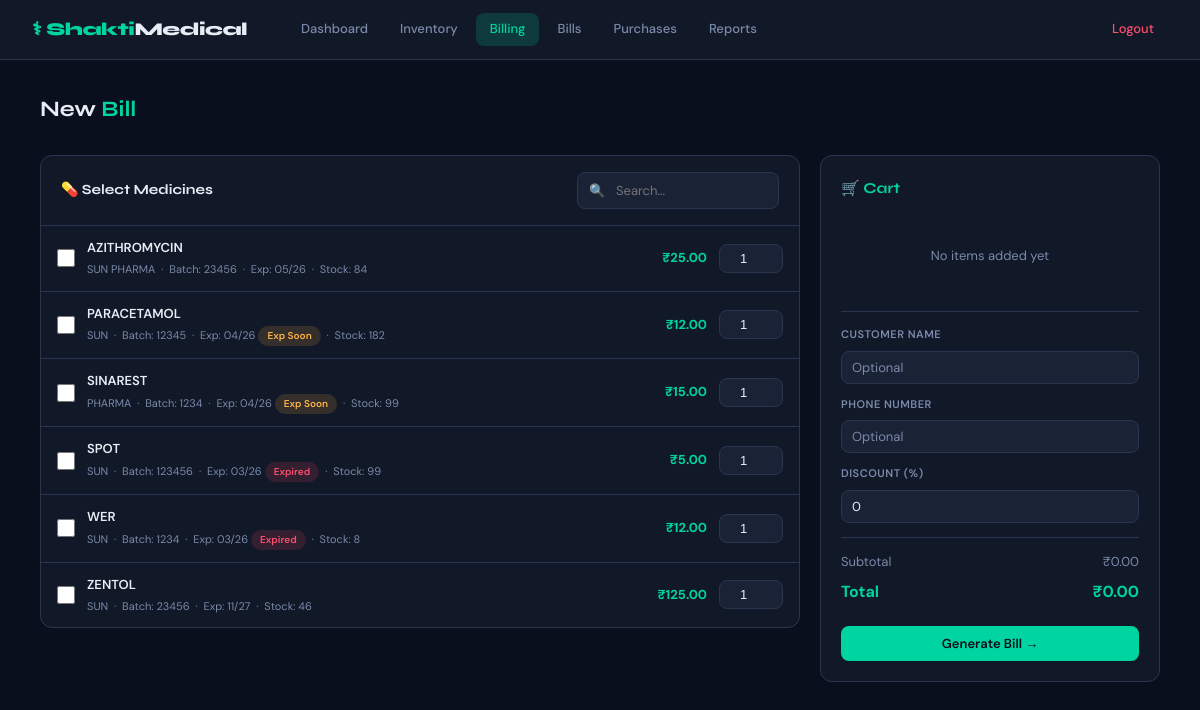
Page /billing (signed in) on the earlier database version.
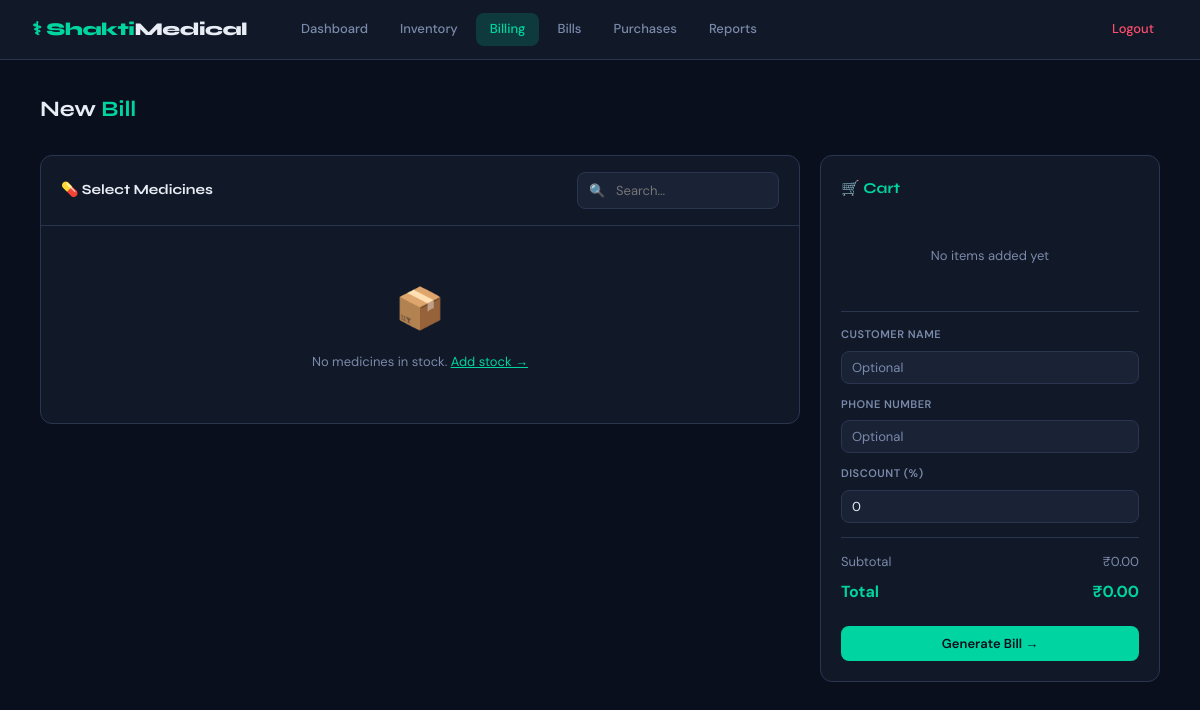
Same page on the later database version.
### app/models.py (models this page shows, shortened)
class Medicine(db.Model):
    id = db.Column(db.Integer, primary_key=True)
    name = db.Column(db.String(200), nullable=False, unique=True)
    company = db.Column(db.String(200))
    price = db.Column(db.Float, nullable=False)           # default selling price
    total_quantity = db.Column(db.Integer, default=0)     # sum of all batch quantities
    batches = db.relationship("MedicineBatch", backref="medicine", lazy=True,
                              cascade="all, delete-orphan")

class MedicineBatch(db.Model):
    id = db.Column(db.Integer, primary_key=True)
    medicine_id = db.Column(db.Integer, db.ForeignKey('medicine.id'), nullable=False)
    batch_number = db.Column(db.String(100), nullable=False)
    expiry_date = db.Column(db.Date, nullable=False)
    quantity = db.Column(db.Integer, default=0)
    purchase_price = db.Column(db.Float, default=0)       # cost price of this batch
    supplier = db.Column(db.String(200))
    created_at = db.Column(db.DateTime, default=datetime.utcnow)

### app/routes.py (the view, shortened to what this page needs)
@main.route("/billing", methods=["GET", "POST"])
@login_required
def billing():
    today = date.today()
    medicines = (Medicine.query
                 .filter(Medicine.total_quantity > 0)
                 .order_by(Medicine.name)
                 .all())
    return render_template("billing.html", medicines=medicines, today=today)

### app/__init__.py (called while the page is built)
def create_app():
    app = Flask(__name__)
    app.config.from_object(Config)
    db.init_app(app)
    login_manager.init_app(app)
    login_manager.login_view = "main.login"
    from app.models import User
    @login_manager.user_loader
    def load_user(user_id):
        return User.query.get(int(user_id))
    from app.routes import main
    app.register_blueprint(main)
    with app.app_context():
        db.create_all()
    return app

### app/templates/billing.html (shortened to what this page needs)
{% extends "layout.html" %}
{% block content %}
<div class="page-header">
  <h1 class="page-title">New <span>Bill</span></h1>
</div>
<form method="POST" id="billingForm">
<div class="billing-layout">
  <div class="cart-panel" style="order:2;">
    <h3>🛒 Cart</h3>
    <div id="cartItems">
      <div class="cart-empty" id="cartEmpty">No items added yet</div>
    </div>
    <hr class="cart-divider">
    <div class="form-group" style="margin-bottom:12px;">
      <label style="font-size:11px;">Customer Name</label>
      <input class="form-control" type="text" name="customer_name" placeholder="Optional" style="padding:7px 10px;">
    </div>
    <div class="form-group" style="margin-bottom:12px;">
      <label style="font-size:11px;">Phone Number</label>
      <input class="form-control" type="text" name="customer_phone" placeholder="Optional" style="padding:7px 10px;">
    </div>
    <div class="form-group" style="margin-bottom:14px;">
      <label style="font-size:11px;">Discount (%)</label>
      <input class="form-control" type="number" name="discount" id="discountInput" min="0" max="100" value="0"
             onchange="updateTotals()" style="padding:7px 10px;">
    </div>
    <hr class="cart-divider">
    <div class="cart-total-row">
      <span>Subtotal</span>
      <span id="subtotalDisplay">₹0.00</span>
    </div>
    <div class="cart-total-row grand">
      <span>Total</span>
      <span id="totalDisplay">₹0.00</span>
    </div>
    <button type="submit" class="btn btn-primary btn-full" style="margin-top:16px;" id="generateBtn" disabled>
      Generate Bill →
    </button>
  </div>
  <div style="order:1;">
    <div class="medicine-list-panel">
      <div class="panel-header">
        <h3>💊 Select Medicines</h3>
        <div class="search-bar" style="max-width:260px;">
          <input type="text" id="searchInput" placeholder="Search..." onkeyup="filterMedicines()">
        </div>
      </div>
      <div id="medicineRows">
        {% for med in medicines %}
        <div class="med-row"
             data-name="{{ med.name|lower }}"
             data-id="{{ med.id }}"
             data-price="{{ med.price }}"
             data-max="{{ med.total_quantity }}">
          <input type="checkbox"
                 class="med-check"
                 name="med_ids"
                 value="{{ med.id }}"
                 id="check_{{ med.id }}"
                 onchange="toggleCart(this, {{ med.id }}, '{{ med.name }}', {{ med.price }}, {{ med.total_quantity }})">
          <div class="med-info">
            <div class="med-name">{{ med.name }}</div>
            <div class="med-sub">
              {{ med.company or '' }}
              {% set nb = med.batches|selectattr('quantity','gt',0)|list %}
              {% if nb %}
                &nbsp;·&nbsp; Batch: {{ nb[0].batch_number }}
                &nbsp;·&nbsp; Exp: {{ nb[0].expiry_date.strftime('%m/%y') }}
                {% set days = (nb[0].expiry_date - today).days %}
                {% if days < 0 %}
                  <span class="badge red" style="font-size:10px;">Expired</span>
                {% elif days <= 30 %}
                  <span class="badge yellow" style="font-size:10px;">Exp Soon</span>
                {% endif %}
              {% endif %}
              &nbsp;·&nbsp; Stock: {{ med.total_quantity }}
            </div>
          </div>
          <div class="med-price">₹{{ "%.2f"|format(med.price) }}</div>
          <input type="number"
                 class="qty-input"
                 id="qty_{{ med.id }}"
                 name="qty_{{ med.id }}"
                 min="1"
                 max="{{ med.total_quantity }}"
                 value="1"
                 onchange="updateCartItem({{ med.id }}, '{{ med.name }}', {{ med.price }})">
        </div>
        {% else %}
        <div class="empty-state">
          <div class="icon">📦</div>
          <p>No medicines in stock. <a href="{{ url_for('main.add_medicine') }}" class="text-accent">Add stock →</a></p>
        </div>
        {% endfor %}
      </div>
    </div>
  </div>
</div>
</form>
{% endblock %}

Differences in the rows shown:
removed Medicine: name "AZITHROMYCIN", company "SUN PHARMA", total_quantity "84", price "25.00"
removed MedicineBatch: batch_number "23456", expiry_date "05/26"
removed Medicine: name "PARACETAMOL", company "SUN", shows "Exp Soon", total_quantity "182", price "12.00", id "1"
removed MedicineBatch: batch_number "12345", expiry_date "04/26"
removed Medicine: name "SINAREST", company "PHARMA", shows "Exp Soon", total_quantity "99", price "15.00"
removed MedicineBatch: batch_number "1234", expiry_date "04/26"
removed Medicine: name "SPOT", company "SUN", shows "Expired", total_quantity "99", price "5.00"
removed MedicineBatch: batch_number "123456", expiry_date "03/26"
removed Medicine: name "WER", company "SUN", shows "Expired", total_quantity "8", price "12.00"
removed MedicineBatch: batch_number "1234", expiry_date "03/26"
removed Medicine: name "ZENTOL", company "SUN", total_quantity "46", price "125.00"
removed MedicineBatch: batch_number "23456", expiry_date "11/27"
Other differences:
text now shown: "📦 No medicines in stock. Add stock →"
